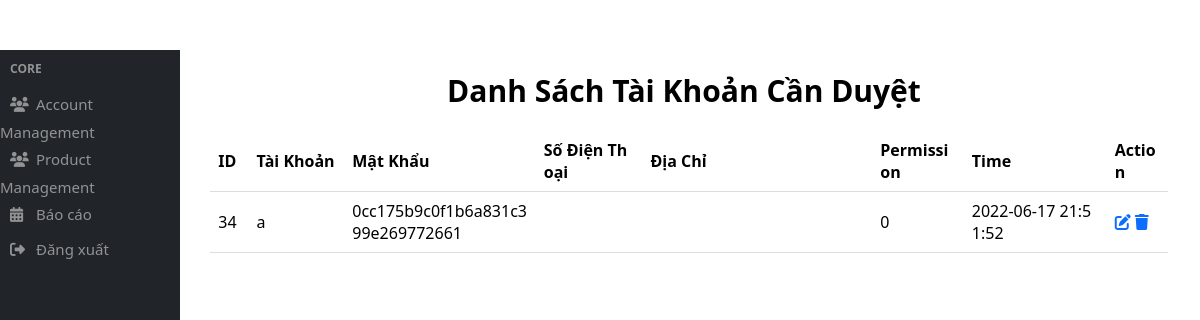
/php/admin/taikhoancanduyet.php (signed in), run on the app's committed database.
### tables this page shows
CREATE TABLE `taikhoan` (
  `ID` int(20) NOT NULL,
  `TaiKhoan` varchar(20) NOT NULL,
  `MatKhau` varchar(100) NOT NULL,
  `SoDienThoai` varchar(20) NOT NULL,
  `DiaChi` varchar(100) NOT NULL,
  `Permission` int(10) DEFAULT NULL,
  `DaTe` datetime NOT NULL DEFAULT current_timestamp()
);

### php/admin/taikhoancanduyet.php (the view, shortened to what this page needs)
<?php
    $conn=include'../../include/ketnoidatabase.php';
    if(!$_SESSION["ID"])
    {
        echo "<script>window.location.href='login.php'</script>";
    }
    else
    {
?>
<!DOCTYPE html>
<html lang="en">
<head>
    <link rel="stylesheet" href="../../css/taikhoancanduyet.css">
    <link rel="stylesheet" href="https://cdnjs.cloudflare.com/ajax/libs/font-awesome/6.1.1/css/all.min.css">
</head>
<body>
    <div id="container">
        <div class="sidebar">
        <?php include '../../include/sildeber-left.php';?>
            <div style="height:100vh" class="sidebar-right">
                <h1>Danh Sách Tài Khoản Cần Duyệt</h1>
            <?php
                $Permission=0;
                $stmt = $conn->prepare("SELECT * FROM taikhoan where ID!=? and Permission=? order by DaTe DESC");
                $stmt->bind_param("ii",$_SESSION["ID"],$Permission);
                $stmt->execute();
                $result = $stmt->get_result();
                if ($result->num_rows > 0) {
            ?>
                <table>
                    <tr>
                        <th>ID</th>
                        <th>Tài Khoản</th>
                        <th>Mật Khẩu</th>
                        <th>Số Điện Thoại</th>
                        <th>Địa Chỉ</th>
                        <th>Permission</th>
                        <th>Time</th>
                        <th>Action</th>
                    </tr>
                <?php
                    while($row = $result->fetch_assoc()) {
                ?>
                    <tr>
                        <td><?php echo $row["ID"]?></td>
                        <td><?php echo $row["TaiKhoan"]?></td>
                        <td><?php echo $row["MatKhau"]?></td>
                        <td><?php echo $row["SoDienThoai"]?></td>
                        <td><?php echo $row["DiaChi"]?></td>
                        <td><?php echo $row["Permission"]?></td>
                        <td><?php echo $row["DaTe"]?></td>
                        <td>
                            <a href="edit_acount.php?ID=<?php echo $row["ID"]?>"><i class="fa-solid fa-pen-to-square"></i></a>
                            <a href="delete_acount.php?ID=<?php echo $row["ID"]?>&taikhoancanduyet=1"><i class="fa-solid fa-trash"></i></a>
                        </td>
                    </tr>
                    <?php
            }
        }
    else
    {
        echo "<h2 style='color:red;text-align:center'>Không có tài khoản nào</h2>";
    }
                    ?>
                  </table>
            </div>
        </div>
    </div>
</body>
</html>
<?php
}
?>

### css/taikhoancanduyet.css (style rules this page uses)
* { padding: 0; margin: 0; border: none; outline: none; box-sizing: border-box; font-family: system-ui, -apple-system, "Segoe UI", Roboto, "Helvetica Neue", Arial, "Noto Sans", "Liberation Sans", sans-serif, "Apple Color Emoji", "Segoe UI Emoji", "Segoe UI Symbol", "Noto Color Emoji";; }
body { width: 100%; height: 100vh; }
#container { width: 100%; height: 100vh; }
.sidebar { width: 100%; display: flex; margin-top: 50px; }
.sidebar-right { width: 84%; }
.sidebar-right h1 { font-size: 30px; text-align: center; margin: 20px; }
table { border-collapse: collapse; width: 95%; margin-left: 3%; }
th, td { word-break:break-all; table-layout:fixed; padding: 8px; text-align: left; border-bottom: 1px solid #ddd; }
th:nth-child(1),td:nth-child(1) { width: 4%; }
th:nth-child(2),td:nth-child(2) { width: 10%; }
th:nth-child(3),td:nth-child(3) { width: 20%; }
th:nth-child(5),td:nth-child(5) { width: 24%; }
td a i { color: #0d6efd; }

### data on the page
taikhoan: ID "34", TaiKhoan "a", MatKhau "0cc175b9c0f1b6a831c399e269772661", Permission "0", DaTe "2022-06-17 21:51:52"
